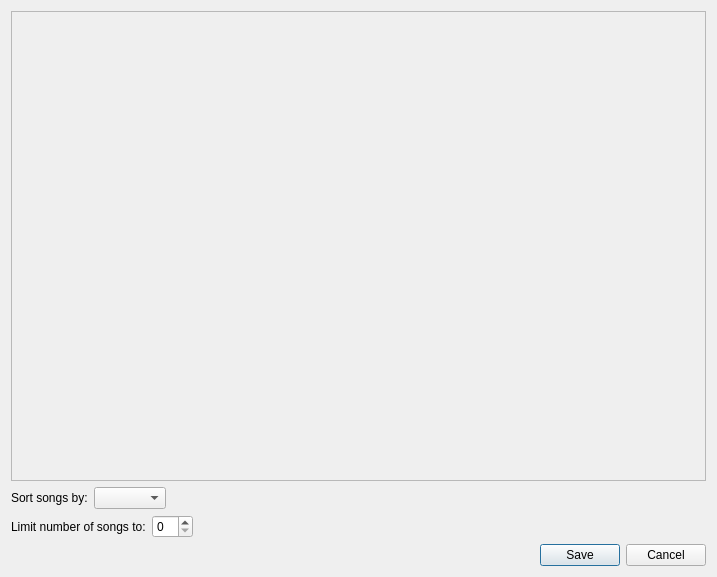
<?xml version="1.0" encoding="UTF-8"?>
<ui version="4.0">
 <class>SmartPlaylistDlg</class>
 <widget class="QDialog" name="SmartPlaylistDlg">
  <property name="geometry">
   <rect>
    <x>0</x>
    <y>0</y>
    <width>717</width>
    <height>577</height>
   </rect>
  </property>
  <property name="windowTitle">
   <string>Smart Playlist</string>
  </property>
  <property name="windowIcon">
   <iconset resource="Form1.qrc">
    <normaloff>:/icons/icons/playlist_smart.png</normaloff>:/icons/icons/playlist_smart.png</iconset>
  </property>
  <layout class="QVBoxLayout" name="verticalLayout">
   <item>
    <widget class="QScrollArea" name="StatementsArea">
     <property name="sizeAdjustPolicy">
      <enum>QAbstractScrollArea::AdjustIgnored</enum>
     </property>
     <property name="widgetResizable">
      <bool>false</bool>
     </property>
     <property name="alignment">
      <set>Qt::AlignLeading|Qt::AlignLeft|Qt::AlignTop</set>
     </property>
     <widget class="QWidget" name="scrollAreaWidgetContents">
      <property name="geometry">
       <rect>
        <x>0</x>
        <y>0</y>
        <width>550</width>
        <height>366</height>
       </rect>
      </property>
     </widget>
    </widget>
   </item>
   <item>
    <layout class="QHBoxLayout" name="horizontalLayout_2">
     <item>
      <widget class="QLabel" name="label_2">
       <property name="text">
        <string>Sort songs by:</string>
       </property>
      </widget>
     </item>
     <item>
      <widget class="QComboBox" name="SortPlaylistCombo"/>
     </item>
     <item>
      <spacer name="horizontalSpacer_2">
       <property name="orientation">
        <enum>Qt::Horizontal</enum>
       </property>
       <property name="sizeHint" stdset="0">
        <size>
         <width>40</width>
         <height>20</height>
        </size>
       </property>
      </spacer>
     </item>
    </layout>
   </item>
   <item>
    <layout class="QHBoxLayout" name="horizontalLayout">
     <item>
      <widget class="QLabel" name="label">
       <property name="text">
        <string>Limit number of songs to:</string>
       </property>
      </widget>
     </item>
     <item>
      <widget class="QSpinBox" name="SongLimitSpinbox"/>
     </item>
     <item>
      <spacer name="horizontalSpacer">
       <property name="orientation">
        <enum>Qt::Horizontal</enum>
       </property>
       <property name="sizeHint" stdset="0">
        <size>
         <width>40</width>
         <height>20</height>
        </size>
       </property>
      </spacer>
     </item>
    </layout>
   </item>
   <item>
    <widget class="QDialogButtonBox" name="ButtonBox">
     <property name="standardButtons">
      <set>QDialogButtonBox::Cancel|QDialogButtonBox::Save</set>
     </property>
    </widget>
   </item>
  </layout>
 </widget>
 <resources>
  <include location="Form1.qrc"/>
 </resources>
 <connections/>
</ui>
